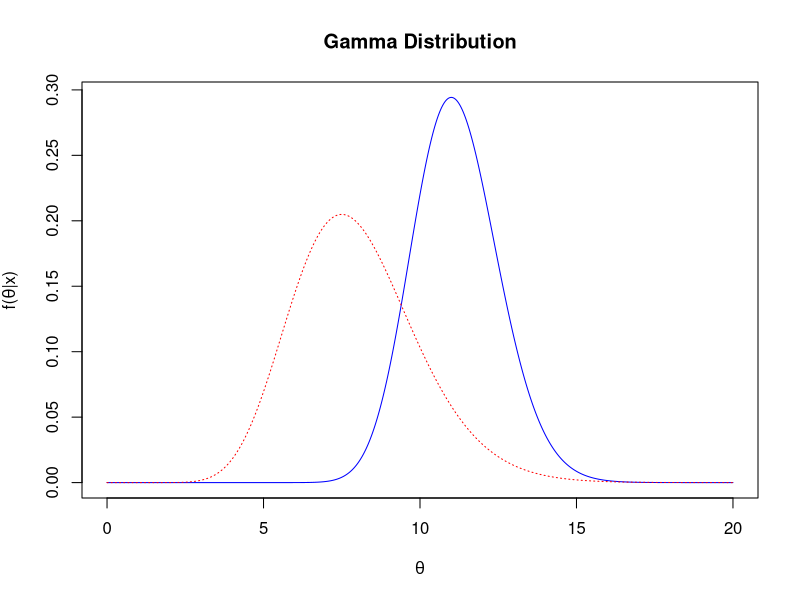
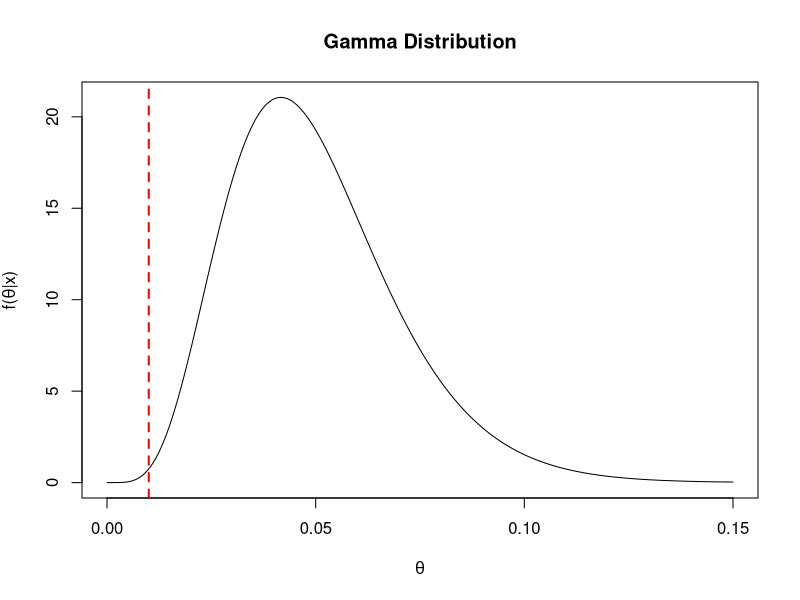

The R script that drew these images, in order:
## ---- chunk 1
#| label: fig-poisson-plot
# Generate x-values
x <- seq(0, 20, length.out = 1000)

# posterior parameters
shape <- 67.
scale <- 6.
# Generate y-values for posterior using dgamma
y_post <- dgamma(x, shape, scale)
# prior parameters
shape <- 16.
scale <- 2
# Generate y-values for prior using dgamma
y_prior <- dgamma(x, shape, scale)

# Plot the distribution

plot(x, y_post, type = "l", xlab = expression(theta), ylab = expression(paste("f(",theta,"|", x,")")),  main = "Gamma Distribution", xlim = c(0, 20),lty=1,col='blue')
lines(x, y_prior, lty=3,col='red')
legend(1,20,legend=c("prior","posterior"), col=c("blue","red"), lty=c(1,3), ncol=1)
## ---- chunk 2
#| label: C1-L08-Ex1-2
# Set parameters
shape <- 8+59
rate <- 1+5


# Calculate 90% equal-tailed credible interval
lower <- qgamma(0.05, shape = shape, rate = rate)
upper <- qgamma(0.95, shape = shape, rate = rate)

# Print interval
cat("90 percent equal-tailed credible interval: [", round(lower, 2), ", ", round(upper, 2), "]\n")

## ---- chunk 3
#| label: fig-poisson-process-plot
#| fig-cap: "Posterior distribution for the calling rate θ of a group of customers, with a vertical dashed line at the average calling rate of 0.01 calls per customer per day."

# Set parameters
shape <- 6.0004
scale <- 120.04

# Generate x-values
x <- seq(0, 0.15, length.out = 1000)

# Generate y-values using dgamma
y <- dgamma(x, shape, scale)
# Plot the distribution

plot(x, y, type = "l", 
  xlab = expression(theta),   #<1>          
  ylab = expression(paste("f(",theta,"|", x,")")),  #<2>
  main = "Gamma Distribution", 
  xlim = c(0, 0.15))

# Add a vertical dashed line for the average calling rate
abline(v = 0.01, lty = 2, col = "red", lwd = 2)
